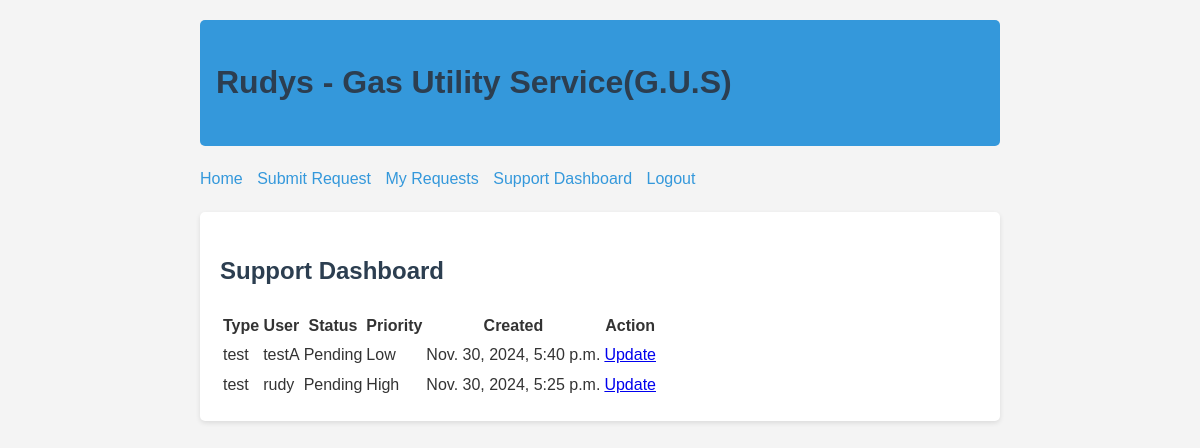
The page /service-requests/support-dashboard/ (signed in) on the database its author committed.
### service_requests/models.py (models this page shows, shortened)
class ServiceRequest(models.Model):
    STATUS_CHOICES = [
        ('pending', 'Pending'),
        ('in_progress', 'In Progress'),
        ('completed', 'Completed'),
        ('cancelled', 'Cancelled'),
    ]
    PRIORITY_CHOICES = [
        ('low', 'Low'),
        ('medium', 'Medium'),
        ('high', 'High'),
    ]
    user = models.ForeignKey(User, on_delete=models.CASCADE)
    request_type = models.CharField(max_length=100)
    description = models.TextField()
    status = models.CharField(max_length=20, choices=STATUS_CHOICES, default='pending')
    priority = models.CharField(max_length=10, choices=PRIORITY_CHOICES, default='medium')
    created_at = models.DateTimeField(auto_now_add=True)
    updated_at = models.DateTimeField(auto_now=True)

### accounts/models.py (models this page shows, shortened)
class CustomUser(AbstractUser):
    USER_TYPE_CHOICES = (
        ('customer', 'Customer'),
        ('support', 'Support Representative'),
    )
    user_type = models.CharField(max_length=20, choices=USER_TYPE_CHOICES, default='customer')
    phone_number = models.CharField(max_length=15, blank=True, null=True)

### service_requests/views.py (the view)
# urls.py: path('support-dashboard/', views.support_dashboard, name='support_dashboard'),
@user_passes_test(is_support_rep)
def support_dashboard(request):
    requests = ServiceRequest.objects.all().order_by('-created_at')
    return render(request, 'service_requests/support_dashboard.html', {'requests': requests})

### service_requests/views.py (called while the page is built)
def is_support_rep(user):
    return user.is_staff

### service_requests/templates/service_requests/support_dashboard.html
{% extends 'base.html' %}
{% block content %}
<h2>Support Dashboard</h2>
<table>
    <thead>
        <tr>
            <th>Type</th>
            <th>User</th>
            <th>Status</th>
            <th>Priority</th>
            <th>Created</th>
            <th>Action</th>
        </tr>
    </thead>
    <tbody>
        {% for request in requests %}
        <tr>
            <td>{{ request.request_type }}</td>
            <td>{{ request.user.username }}</td>
            <td>{{ request.get_status_display }}</td>
            <td>{{ request.get_priority_display }}</td>
            <td>{{ request.created_at }}</td>
            <td><a href="{% url 'update_request' request.pk %}">Update</a></td>
        </tr>
        {% endfor %}
    </tbody>
</table>
{% endblock %}

### accounts/templates/base.html (style rules this page uses)
body { font-family: Arial, sans-serif; line-height: 1.6; color: #333; max-width: 800px; margin: 0 auto; padding: 20px; background-color: #f4f4f4; }
h1, h2, h3 { color: #2c3e50; }

### rows shown on the page
ServiceRequest: request_type "test", user.username "testA", status "Pending", priority "Low", created_at "Nov. 30, 2024, 5:40 p.m."
ServiceRequest: request_type "test", user.username "rudy", status "Pending", priority "High", created_at "Nov. 30, 2024, 5:25 p.m."
